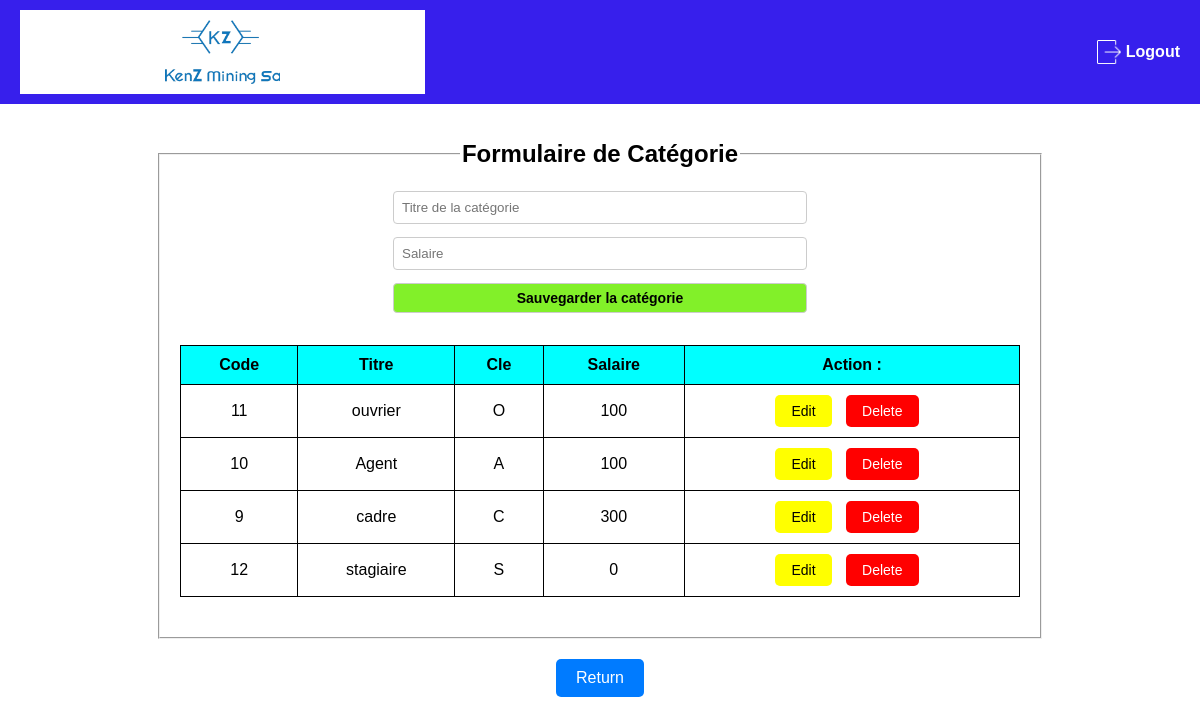
/Formulaires/Formulaire_categorie.php, run on an earlier commit of the app's database.
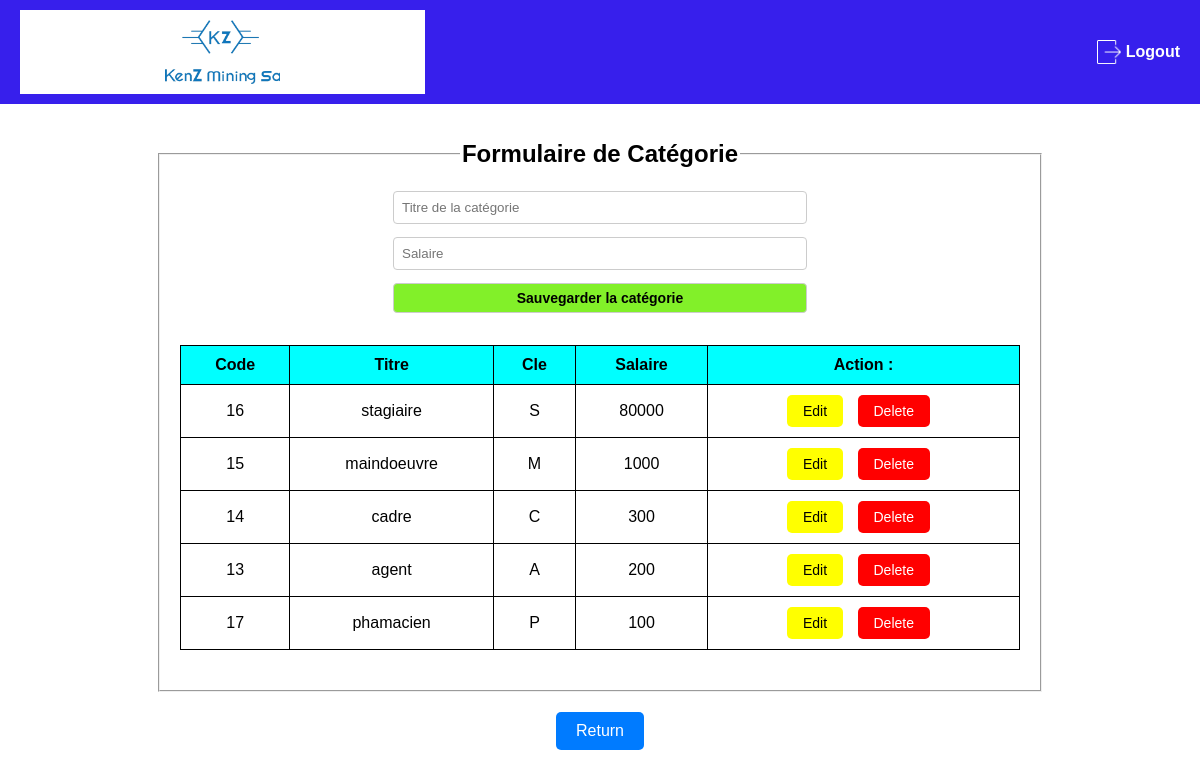
And on a later commit of the database.
### tables this page shows
CREATE TABLE IF NOT EXISTS `categorie` (
  `code` int NOT NULL AUTO_INCREMENT,
  `Titre` varchar(255) NOT NULL,
  `Cle` varchar(255) NOT NULL,
  `salaire` int DEFAULT NULL,
  PRIMARY KEY (`code`)
);

### Formulaires/Formulaire_categorie.php (the view, shortened to what this page needs)
<?php
require_once("../serv_projet1.php");
?>
<!DOCTYPE html>
<html lang="fr">
<head>
    <link rel="stylesheet" href="../css/styles_formulaire-categorie.css">
</head>
<body>
    <header>
        <nav>
            <div class="logo-container">
                <img src="../img/LOGO.png" alt="Logo de Kenz Mining SA" class="logo-image">
            </div>
            <a href="../logout.php" class="logout-link">
                <div class="logout">
                    <img src="../img/icon_logout.png" alt="icon_logout" class="logout">
                    <p>Logout</p>
                </div>
            </a>
        </nav>
    </header>
    <br><br>
    <fieldset>
        <legend><b>Formulaire de Catégorie</b></legend>
        <form method="post" action="">
            <table width="50%" align="center">
                <tr>
                    <td><input type="text" name="titre" placeholder="Titre de la catégorie" required></td>
                </tr>
                <tr>
                    <td><input type="number" name="salaire" placeholder="Salaire" required></td>
                </tr>
                <tr>
                    <td><input type="submit" name="eng" value="Sauvegarder la catégorie"></td>
                </tr>
            </table>
            <table class="categorie-table" width="100%" align="center">
                <tr style="background-color: Green;">
                    <th>Code</th>
                    <th>Titre</th>
                    <th>Cle</th>
                    <th>Salaire</th>
                    <th>Action :</th>
                </tr>
                <?php
                $lc = mysqli_query($conn, "SELECT * FROM categorie");
                while($l = mysqli_fetch_array($lc)){
                ?>
                <tr>
                    <td><?php echo $l['code']; ?></td>
                    <td><?php echo $l['Titre']; ?></td>
                    <td><?php echo $l['Cle']; ?></td>
                    <td><?php echo $l['salaire']; ?></td>
                    <td>
                        <button type="button" class="btn-edit" onclick="openModal(<?php echo $l['code']; ?>, '<?php echo $l['salaire']; ?>')">Edit</button>
                        <a href="javascript:void(0)" class="btn-delete" onclick="confirmDelete(<?php echo $l['code']; ?>)">Delete</a>
                    </td>
                </tr>
                <?php } ?>
            </table>
        </form>
    </fieldset>
    <div class="btn-container">
        <a href="Formulaires_RH.php" class="btn-blue">Return</a>
    </div>
</body>
</html>

What changed in the data, as far as the page shows it:
removed categorie: code "11", Titre "ouvrier", Cle "O", salaire "100"
removed categorie: code "10", Titre "Agent", Cle "A", salaire "100"
removed categorie: code "9", Titre "cadre", Cle "C", salaire "300"
removed categorie: code "12", Titre "stagiaire", Cle "S", salaire "0"
added categorie: code "16", Titre "stagiaire", Cle "S", salaire "80000"
added categorie: code "15", Titre "maindoeuvre", Cle "M", salaire "1000"
added categorie: code "14", Titre "cadre", Cle "C", salaire "300"
added categorie: code "13", Titre "agent", Cle "A", salaire "200"
added categorie: code "17", Titre "phamacien", Cle "P", salaire "100"
